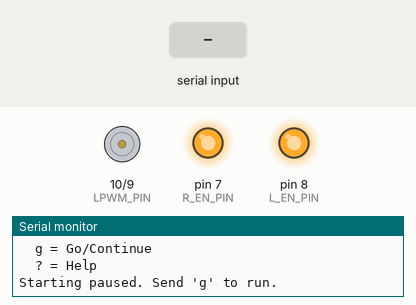
This sketch was run on a simulated Arduino Uno, built with avr-gcc and run on an emulated ATmega328P. Shown: motor-driver pin pairs drawn as motors (green arrow = first pin HIGH = forward, orange = second pin HIGH = backward, longer = more drive), output pins drawn as LEDs (lit = HIGH), the last lines printed to the serial monitor. The inputs (shaded band) are chosen by the test bench.

Above: at 1.2 s.
1.3 s: "g" received over Serial
At 1.44 s:
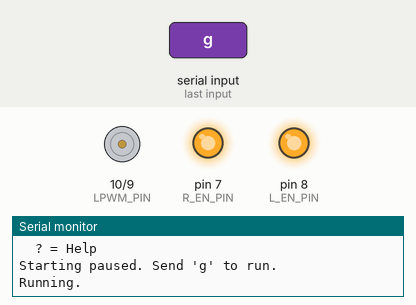
4.3 s: "x" received over Serial
At 4.7 s:
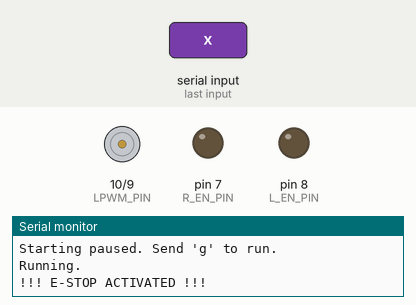
5.8 s: "r" received over Serial
At 7.0 s:
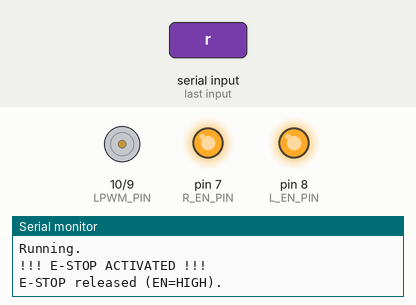
7.3 s: "X" received over Serial
At 8.4 s:
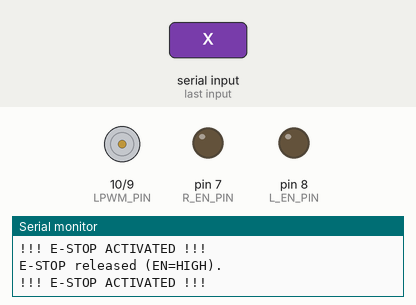
8.8 s: "R" received over Serial
At 9.6 s:
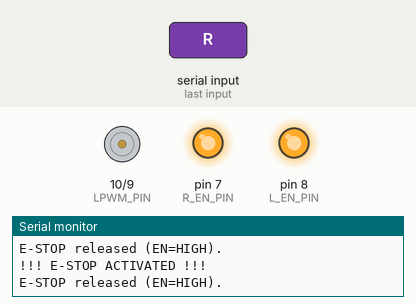
Timing chart, 0 to 11.3 s (numbered marks = the images above; inputs shaded):
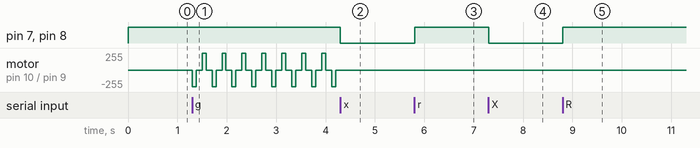

The sketch:

fast_short_bursts.ino
```cpp
// ===== BTS7960 "Fast Short Bursts" Test + Serial E-STOP/Resume =====
// Uses your UPDATED wiring:
//
// Motor encoder (not used here):
//   Am -> D2 (INT0)
//   Bm -> D4
//
// Shaft encoder (not used here):
//   As -> D3 (INT1)
//   Bs -> D5
//
// BTS7960:
//   RPWM -> D9  (~)
//   LPWM -> D10 (~)
//   R_EN -> D7
//   L_EN -> D8
//
// Behavior:
// - Alternates short bursts: RPWM then LPWM
// - Burst PWM = 250 (out of 255)
// - "Fast and short": default 80ms ON, 120ms OFF (tweak below)
// - Serial control:
//     x = E-STOP (disable EN + PWM=0) and pause
//     r = resume (enable EN) and continue
//     s = stop (PWM=0 but EN stays enabled) and pause
//     g = go (continue)
//     ? = print help

#include <Arduino.h>

// --- BTS7960 pins (updated wiring) ---
const uint8_t RPWM_PIN = 9;
const uint8_t LPWM_PIN = 10;
const uint8_t R_EN_PIN = 7;
const uint8_t L_EN_PIN = 8;

// --- Burst parameters ---
const uint8_t PWM_BURST = 250;
const unsigned long ON_MS  = 80;   // "short"
const unsigned long OFF_MS = 120;  // "fast"

// --- State ---
bool estop = false;   // hard stop: EN low + PWM 0
bool paused = false;  // soft pause: PWM 0, EN high
bool phaseRPWM = true;

void allStopPWM() {
  analogWrite(RPWM_PIN, 0);
  analogWrite(LPWM_PIN, 0);
}

void enableDriver() {
  digitalWrite(R_EN_PIN, HIGH);
  digitalWrite(L_EN_PIN, HIGH);
}

void disableDriver() {
  allStopPWM();
  digitalWrite(R_EN_PIN, LOW);
  digitalWrite(L_EN_PIN, LOW);
}

void printHelp() {
  Serial.println("Commands:");
  Serial.println("  x = E-STOP (EN=LOW, PWM=0)");
  Serial.println("  r = Resume from E-STOP (EN=HIGH)");
  Serial.println("  s = Stop/Pause (PWM=0, EN stays HIGH)");
  Serial.println("  g = Go/Continue");
  Serial.println("  ? = Help");
}

void handleSerial() {
  while (Serial.available() > 0) {
    char c = Serial.read();

    if (c == 'x' || c == 'X') {
      estop = true;
      paused = true;
      disableDriver();
      Serial.println("!!! E-STOP ACTIVATED !!!");
    } else if (c == 'r' || c == 'R') {
      estop = false;
      enableDriver();
      Serial.println("E-STOP released (EN=HIGH).");
    } else if (c == 's' || c == 'S') {
      paused = true;
      allStopPWM();
      // keep EN as-is (usually HIGH)
      Serial.println("Paused: PWM=0 (EN unchanged).");
    } else if (c == 'g' || c == 'G') {
      if (!estop) {
        paused = false;
        Serial.println("Running.");
      } else {
        Serial.println("Cannot run: E-STOP is active. Send 'r' first.");
      }
    } else if (c == '?') {
      printHelp();
    }
  }
}

// Delay helper that stays responsive to serial commands
bool waitResponsive(unsigned long ms) {
  unsigned long t0 = millis();
  while (millis() - t0 < ms) {
    handleSerial();
    if (estop) return false;
    if (paused) return false;
    delay(2);
  }
  return true;
}

void setup() {
  Serial.begin(115200);

  pinMode(RPWM_PIN, OUTPUT);
  pinMode(LPWM_PIN, OUTPUT);
  pinMode(R_EN_PIN, OUTPUT);
  pinMode(L_EN_PIN, OUTPUT);

  enableDriver();
  allStopPWM();

  Serial.println("BTS7960 Fast Short Bursts test (updated wiring).");
  Serial.print("PWM_BURST=");
  Serial.print(PWM_BURST);
  Serial.print(" | ON_MS=");
  Serial.print(ON_MS);
  Serial.print(" | OFF_MS=");
  Serial.println(OFF_MS);
  printHelp();

  paused = true; // start safe: wait for 'g'
  Serial.println("Starting paused. Send 'g' to run.");
}

void loop() {
  handleSerial();

  if (estop) {
    // Stay here until released
    delay(20);
    return;
  }

  if (paused) {
    allStopPWM();
    delay(20);
    return;
  }

  // Ensure driver enabled while running
  enableDriver();

  // Phase: burst in one direction
  if (phaseRPWM) {
    analogWrite(RPWM_PIN, PWM_BURST);
    analogWrite(LPWM_PIN, 0);
    // Serial.println("Burst: RPWM"); // uncomment if you want spammy logs
  } else {
    analogWrite(RPWM_PIN, 0);
    analogWrite(LPWM_PIN, PWM_BURST);
    // Serial.println("Burst: LPWM");
  }

  if (!waitResponsive(ON_MS)) {
    allStopPWM();
    return;
  }

  // Off time
  allStopPWM();
  if (!waitResponsive(OFF_MS)) {
    return;
  }

  // Toggle direction for next burst
  phaseRPWM = !phaseRPWM;
}
```

Measured:
- after the input at 1.3 s, motor on pin 10 (LPWM_PIN) / pin 9 (RPWM_PIN): stopped → backward 250/255 at once, then repeats every 0.40 s: stopped 0.12 s, forward 250/255 0.08 s, stopped 0.12 s, backward 250/255 0.08 s
- after the input at 4.3 s, pin 7 (R_EN_PIN), pin 8 (L_EN_PIN): HIGH → LOW at once; motor on pin 10 (LPWM_PIN) / pin 9 (RPWM_PIN): stops changing and stays stopped
- after the input at 5.8 s, pin 7 (R_EN_PIN), pin 8 (L_EN_PIN): LOW → HIGH at once
- after the input at 7.3 s, pin 7 (R_EN_PIN), pin 8 (L_EN_PIN): HIGH → LOW at once
- after the input at 8.8 s, pin 7 (R_EN_PIN), pin 8 (L_EN_PIN): LOW → HIGH at once
